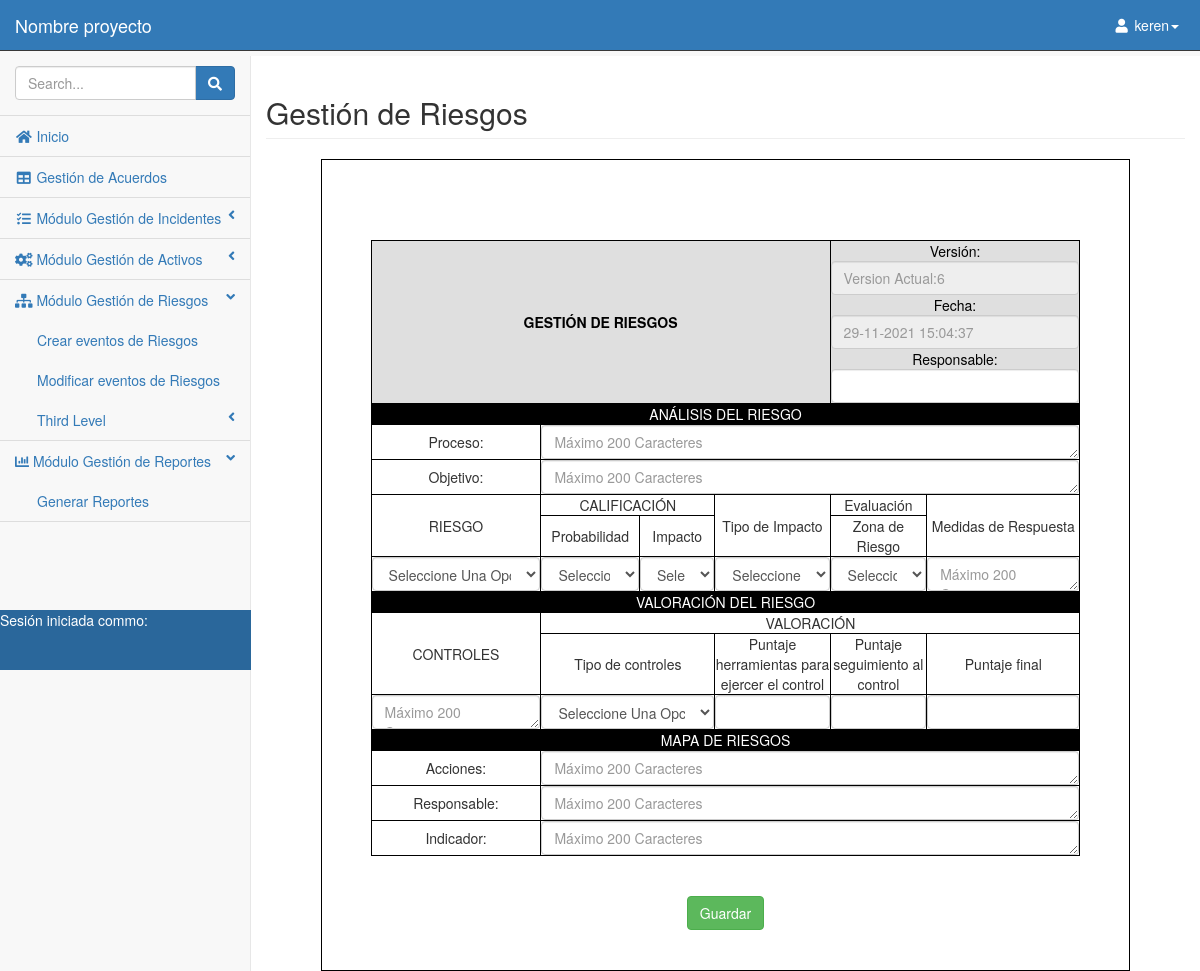
The app's page /pages/riesgo_crear.php (signed in) with its own data.
### tables this page shows
CREATE TABLE `administrador` (
  `id_adm` int(11) NOT NULL AUTO_INCREMENT COMMENT 'primary key',
  `create_time` datetime DEFAULT NULL COMMENT 'create time',
  `update_time` datetime DEFAULT NULL COMMENT 'update time',
  `tipo_doc_adm` varchar(255) DEFAULT NULL,
  `num_id_adm` int(255) DEFAULT NULL,
  `nombre_adm` varchar(255) DEFAULT NULL,
  `apellido_adm` varchar(255) DEFAULT NULL,
  `telefono_adm` int(11) DEFAULT NULL,
  `direccion_adm` varchar(255) DEFAULT NULL,
  `correo_adm` varchar(255) DEFAULT NULL,
  `fecha_nacimiento_adm` date DEFAULT NULL,
  `nacionalidad_adm` varchar(255) DEFAULT NULL,
  `codigo_empleado_adm` varchar(255) DEFAULT NULL,
  `contraseña_adm` varchar(255) DEFAULT NULL,
  PRIMARY KEY (`id_adm`)
);

CREATE TABLE `gestion_incidente` (
  `id_in` int(11) NOT NULL AUTO_INCREMENT COMMENT 'primary key',
  `codigo_in` varchar(255) DEFAULT NULL,
  `responsable_in` varchar(255) DEFAULT NULL,
  `fecha_r` datetime DEFAULT NULL,
  `nombre_R` varchar(255) DEFAULT NULL,
  `cargo` varchar(255) DEFAULT NULL,
  `cod_emp` varchar(255) DEFAULT NULL,
  `sede` varchar(255) DEFAULT NULL,
  `email_in` varchar(255) DEFAULT NULL,
  `categoria_in` int(255) DEFAULT NULL,
  `tipo_in` varchar(255) DEFAULT NULL,
  `estado` varchar(255) DEFAULT NULL,
  `priorizacion_in` varchar(255) DEFAULT NULL,
  `escalamiento` varchar(255) DEFAULT NULL,
  `lugar` varchar(255) DEFAULT NULL,
  `descripcion_in` varchar(255) DEFAULT NULL,
  `fecha_inc` date DEFAULT NULL,
  `causa_in` varchar(255) DEFAULT NULL,
  `impacto_in` varchar(255) DEFAULT NULL,
  `solu_in` varchar(255) DEFAULT NULL,
  `observaciones` varchar(255) DEFAULT NULL,
  `SN` varchar(255) DEFAULT NULL,
  `marca` varchar(255) DEFAULT NULL,
  `modelo` varchar(255) DEFAULT NULL,
  PRIMARY KEY (`id_in`)
);

### funciones.php (called while the page is built, shortened)
<?php
    function consulta($conexion,$consulta_sql)
    {
            $resultado=$conexion->query($consulta_sql);
        return $resultado;
    }
?>

### pages/riesgo_crear.php (the view, shortened to what this page needs)
<?php
    include('../funciones.php');
?>
<!DOCTYPE html>
<html lang="en">
<head>
    <link href="../css/bootstrap.min.css" rel="stylesheet">
    <link href="../css/metisMenu.min.css" rel="stylesheet">
    <link href="../css/startmin.css" rel="stylesheet">
    <link rel="stylesheet" href="../css/style.css">
    <link rel="stylesheet" href="https://use.fontawesome.com/releases/v5.8.1/css/all.css">
</head>
<body>
<div id="wrapper">
    <?php
        $miconexion=conectar_bd("",'bd_ciberseguridad');
        $busqueda=consulta($miconexion,"SELECT * FROM administrador WHERE correo_adm ='{$_SESSION['nusuario']}'");
                $fila1 = $busqueda->fetch_object();
                $nombre=$fila1->nombre_adm;
        include('../nabvar.php');
    ?>
<section id="acuerdo">
    <div id="page-wrapper">
        <div class="container-fluid">
            <div class="row">
                <div class="col-lg-12">
                    <h2 class="page-header">Gestión de Riesgos</h2>
                </div>
            </div>
            <div class="cont-b">
        <form >
            <center><div class="cont_inc"><br><br>
                <div class="text_acta">
                    <br><br>
                    <table>
                        <tr class="fondo_sub2">
                            <th colspan="5" style="text-align: center;">GESTIÓN DE RIESGOS
                                <br>
                            </th>
                            <td colspan="3">  Versión:
                                <?php
                                    $miconexion=conectar_bd("",'bd_ciberseguridad');
                                    $guardado=consulta($miconexion,"SELECT * FROM `gestion_incidente` ");
                                    $fila = $guardado->fetch_object();
                                    $valor=$fila->id_in;
                                ?>
                                  <input id="version_i" name="version_riesgo" type="text" class="form-control3" placeholder='<?php echo "version actual:".$valor; ?>' disabled>
                                      Fecha:
                                      <?php
                                        $fechaActual = date('d-m-Y H:i:s');
                                        ?>
                                      <input id="fecha_r" name="fecha_actual"  class="form-control3" placeholder='<?php echo $fechaActual; ?>' disabled >
                                Responsable:
                                <input id="resp_i" name="resp_i2" type="text" class="form-control3" required>
                            </td>
                        </tr>
                        <tr class="fondo_sub">
                            <td colspan="7" style="text-align: center;">ANÁLISIS DEL RIESGO </td>
                        </tr>
                        <tr>
                            <td colspan="1">Proceso:
                            </td>
                            <td colspan="6">
                            <textarea class="form-control3" id="inc_13" name="proceso_riesgo" rows="8" cols="70" placeholder="Máximo 200 caracteres" required></textarea>
                            </td>
                        </tr>
                        <tr>
                            <td colspan="1">Objetivo:
                            </td>
                            <td colspan="6">
                            <textarea class="form-control3" id="inc_13" name="objetivo_riesgo" rows="8" cols="70" placeholder="Máximo 200 caracteres" required></textarea>
                            </td>
                        </tr>
                            <tr>
                                <td rowspan="2" colspan="2" style="text-align: center;">RIESGO</td>
                                <td colspan="2"  style="text-align: center;">CALIFICACIÓN</td>
                                <td rowspan="2"  style="text-align: center;">Tipo de Impacto</td>
                                <td rowspan=""  style="text-align: center;">Evaluación</td>
                                <td rowspan="2"  style="text-align: center;">Medidas de Respuesta</td>
                            </tr>
                            <tr>
                                <td>Probabilidad</td>
                                <td>Impacto</td>
                                <td  style="text-align: center;">Zona de Riesgo</td>
                            </tr>
                                <tr>
                                    <td colspan="2">
                                    <select   class="form-control3"  name="tipo_riesgo" required>
                                            <option value="" selected>Seleccione una opción</option>
                                    </select>
                                    </td>
                                    <td> <select   class="form-control3"  name="probabilidad_riesgo" required>
                                            <option value="" selected>Seleccione una opción</option>
                                    </select></td>
                                    <td> <select   class="form-control3"  name="impacto_riesgo" required>
                                    <option value="" selected>Seleccione una opción</option>
                                    </select></td>
                                    <td> <select   class="form-control3"  name="tipo_impacto_riesgo" required>
                                            <option value="" selected>Seleccione una opción</option>
                                    </select></td>
                                    <td> <select   class="form-control3"  name="zona_riesgo" required>
                                    <option value="" selected>Seleccione una opción</option>
                                    </select></td>
                                    <td>
                                    <textarea class="form-control3" id="inc_13" name="medidas_respuesta" rows="8" cols="70" placeholder="Máximo 200 caracteres" required></textarea>
                                    </td>
                                </tr>
                        <tr class="fondo_sub">
                            <td colspan="7" style="text-align: center;">VALORACIÓN DEL RIESGO </td>
                        </tr>
                        <tr>
                                <td rowspan="2" colspan="2" style="text-align: center;">CONTROLES</td>
                                <td colspan="5"  style="text-align: center;">VALORACIÓN</td>
                            </tr>
                            <tr>
                                <td colspan="2">Tipo de controles</td>
                                <td colspan="1">Puntaje herramientas para ejercer el control</td>
                                <td colspan="1">Puntaje seguimiento al control</td>
                                <td colspan="1">Puntaje final</td>
                            </tr>
                                <tr>
                                    <td colspan="2">
                                    <textarea class="form-control3" id="inc_13" name="control" rows="8" cols="70" placeholder="Máximo 200 caracteres" required></textarea>
                                    </td>
                                    <td colspan="2"> <select   class="form-control3"  name="tipo_controles" required>
                                        <option value="" selected>Seleccione una opción</option>
                                    </select></td>
                                    <td>
                                    <input id="version_i" name="puntaje_control" type="number" class="form-control3" max="100" min="0" required>
                                    </td>
                                    <td>
                                    <input id="version_i" name="puntaje_seguimiento" type="number" class="form-control3" max="100" min="0"  required>
                                    </td>
                                    <td>
                                    <input id="version_i" name="puntaje_final" type="number" class="form-control3" max="100" min="0"  required>
                                    </td>
                                </tr>
                                <tr class="fondo_sub">
                                    <td colspan="7" style="text-align: center;">MAPA DE RIESGOS </td>
                                </tr>
                                <tr>
                            <td colspan="1">Acciones:
                            </td>
                            <td colspan="6">
                            <textarea class="form-control3" id="inc_13" name="acciones" rows="8" cols="70" placeholder="Máximo 200 caracteres" required></textarea>
                            </td>
                        </tr>
                        <tr>
                            <td colspan="1">Responsable:
                            </td>
                            <td colspan="6">
                            <textarea class="form-control3" id="inc_13" name="responsable" rows="8" cols="70" placeholder="Máximo 200 caracteres" required></textarea>
                            </td>
                        </tr>
                        <tr>
                            <td colspan="1">Indicador:
                            </td>
                            <td colspan="6">
                            <textarea class="form-control3" id="inc_13" name="indicador" rows="8" cols="70" placeholder="Máximo 200 caracteres" required></textarea>
                            </td>
                        </tr>
                    </table>
                    <br><br>
                    <center>
                        <button type="submit" value="1" name="guardar" id="btnNuevaFactura" class="btn btn-success">Guardar</button>
                    </center>
                    <br><br>
                    </div>
                </div></center>
        </form>
        </div>
        </div>
    </div>
</section>
<br>
<br>
        </div>
    </body>
</html>

### nabvar.php (shortened to what this page needs)
<nav class="navbar navbar-inverse navbar-fixed-top" role="navigation">
    <div class="navbar-header">
        <a class="navbar-brand" href="../pages/index.php">Nombre proyecto</a>
    </div>
    <ul class="nav navbar-right navbar-top-links">
        <li class="dropdown">
            <a class="dropdown-toggle" data-toggle="dropdown" href="#">
                <i class="fa fa-user fa-fw"></i> <?php echo "$nombre";?><b class="caret"></b>
            </a>
        </li>
    </ul>
<div class="sb-sidenav-menu">
    <div class="navbar-default sidebar" role="navigation">
        <div class="" style="position:relative; overflow-y: auto;   " >
        <div class="abcs" style="height: 550px; overflow: auto;">
        <ul class="nav" id="side-menu" >
                <li class="sidebar-search">
                    <div class="input-group custom-search-form">
                        <input type="text" class="form-control" placeholder="Search...">
                        <span class="input-group-btn">
                            <button class="btn btn-primary" type="button">
                                <i class="fa fa-search"></i>
                            </button>
                        </span>
                    </div>
                </li>
                <li>
                    <a href="../pages/index.php"><i class="fa fa-home fa-fw"></i> Inicio</a>
                </li>
                <li>
                    <a href="../pages/acuerdos.php"><i class="fa fa-table fa-fw"></i> Gestión de Acuerdos</a>
                </li>
                <li>
                    <a href="#"><i class="fa fa-tasks fa-fw"></i>  Módulo Gestión de Incidentes<span class="fa arrow"></span></a>
                </li>
                <li>
                    <a href="#"><i class="fa fa-cogs fa-fw"></i> Módulo Gestión de Activos  <span class="fa arrow"></span></a>
                </li>
                <li>
                    <a href="#"><i class="fa fa-sitemap fa-fw"></i> Módulo Gestión de Riesgos<span class="fa arrow"></span></a>
                    <ul class="nav nav-second-level">
                        <li>
                            <a href="riesgo_crear.php">Crear eventos de Riesgos</a>
                        </li>
                        <li>
                            <a href="riesgo_consultar.php">Modificar eventos de Riesgos</a>
                        </li>
                        <li>
                            <a href="#">Third Level<span class="fa arrow"></span></a>
                        </li>
                    </ul>
                </li>
                <li class="active">
                    <a href="#"><i class="fa fa-chart-bar"></i> Módulo Gestión de Reportes   <span class="fa arrow"></span></a>
                    <ul class="nav nav-second-level">
                        <li>
                            <a class="active" href="blank.html">Generar Reportes</a>
                        </li>
                    </ul>
                </li>
            </ul>
        </div>
    </div>
    </div>
</div>
<div class="sesion_a" >Sesión iniciada commo:</div>
</nav>

### records on screen
administrador: nombre_adm "keren"
gestion_incidente: version_riesgo "version actual:6"
